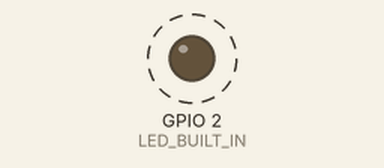
A sketch run on a simulated ESP32. Parts: output pins drawn as LEDs (lit = HIGH). Dashed ring = blinking.

Above: at 0.5 s.
Timing chart, 0 to 4.6 s (numbered marks = the images above):
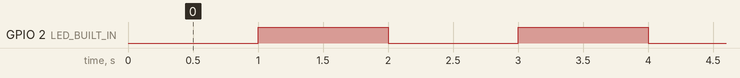

The sketch:

simpleTimer_esp32.ino
```cpp
#define LED_BUILT_IN 2

hw_timer_t *My_timer = NULL; // A pointer variable (named My_timer of the type hw_timer_t) in order to configure the timer

void IRAM_ATTR onTimer(){
  digitalWrite(LED_BUILT_IN, !digitalRead(LED_BUILT_IN));
}

void setup() {
  pinMode(LED_BUILT_IN, OUTPUT);
  My_timer = timerBegin(0, 80, true);
  /*
  0: number of the timer we want to use (from 0 to 3, since we have 4 hardware timers)
  80: value of the prescaler
  true: count up / false: count down
  */

  timerAttachInterrupt(My_timer, &onTimer, true);
  /*
  Before enabling the timer, we need to attach it to an ISR, which will be executed when the interrupt is generated.
  In this example, we have attached the ISR function called "onTimer" to the timer interrupt.
  */

/*
ESP32: f = 80MHz
  prescaler: 80 -> f = 1MHz -> T = 1/1000000 = 1us
  count threshold = 1000000 -> 1000000*(1*10^-6) = 1s
    => Timer count up to 1000000 takes 1 second
*/

  timerAlarmWrite(My_timer, 1000000, true);
  /* -> Specify the counter value
  true: counter will reload and thus the interrupt will be generated periodically
  */

  timerAlarmEnable(My_timer);
}


void loop() {
  // put your main code here, to run repeatedly:

}
```

Measured:
- by itself, GPIO 2 (LED_BUILT_IN): alternates HIGH for 1.0 s and LOW for 1.0 s
